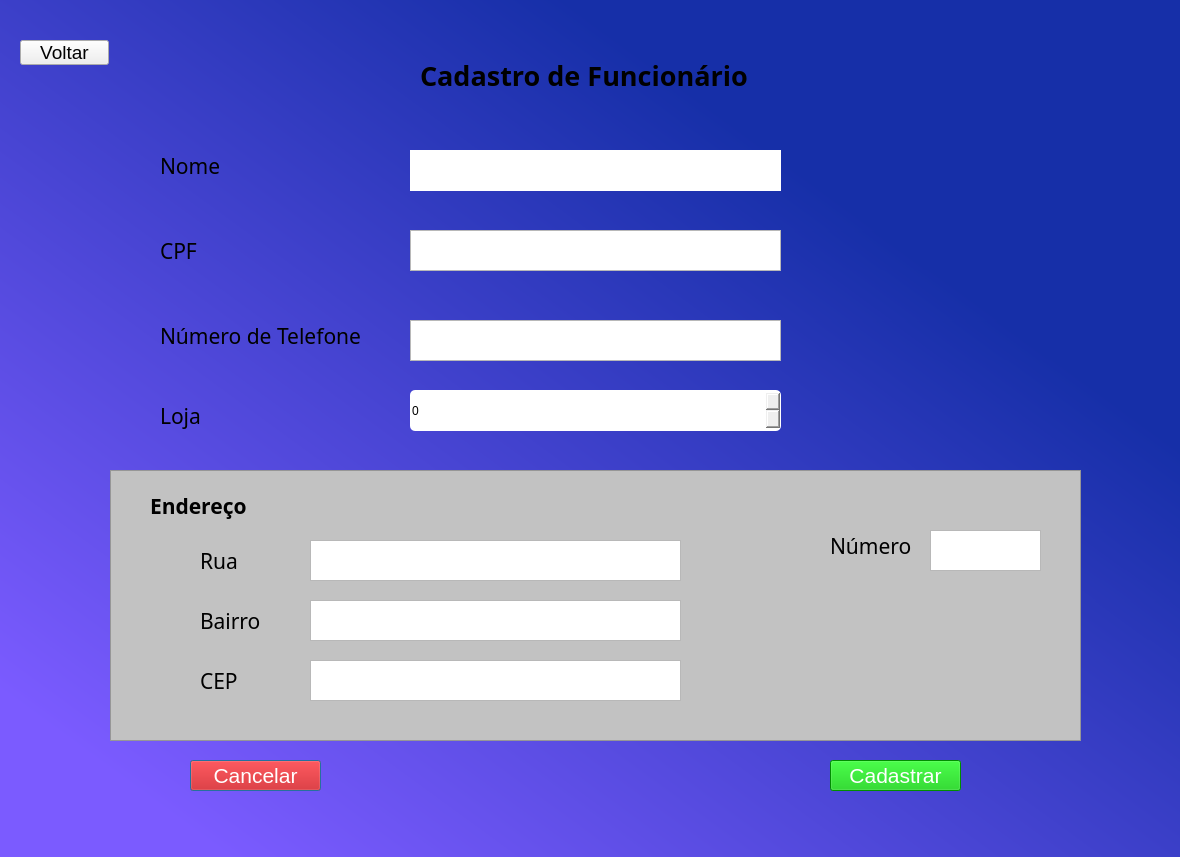
<?xml version="1.0" encoding="UTF-8"?>
<ui version="4.0">
 <class>fundo_func</class>
 <widget class="QDialog" name="fundo_func">
  <property name="geometry">
   <rect>
    <x>0</x>
    <y>0</y>
    <width>1180</width>
    <height>857</height>
   </rect>
  </property>
  <property name="windowTitle">
   <string>Dialog</string>
  </property>
  <property name="autoFillBackground">
   <bool>false</bool>
  </property>
  <property name="styleSheet">
   <string notr="true">#fundo_func{
background-color: qlineargradient(spread:pad, x1:0.095, y1:0.903, x2:0.994, y2:0.0113636, stop:0 rgba(123, 91, 255, 255), stop:0.716418 rgba(22, 47, 168, 255));
}</string>
  </property>
  <widget class="QLabel" name="label_4">
   <property name="geometry">
    <rect>
     <x>160</x>
     <y>240</y>
     <width>51</width>
     <height>21</height>
    </rect>
   </property>
   <property name="font">
    <font>
     <family>Microsoft PhagsPa</family>
     <pointsize>16</pointsize>
    </font>
   </property>
   <property name="text">
    <string>CPF</string>
   </property>
  </widget>
  <widget class="QLabel" name="label_8">
   <property name="geometry">
    <rect>
     <x>200</x>
     <y>610</y>
     <width>71</width>
     <height>21</height>
    </rect>
   </property>
   <property name="font">
    <font>
     <family>Microsoft PhagsPa</family>
     <pointsize>16</pointsize>
    </font>
   </property>
   <property name="text">
    <string>Bairro</string>
   </property>
  </widget>
  <widget class="QLabel" name="label_5">
   <property name="geometry">
    <rect>
     <x>160</x>
     <y>320</y>
     <width>221</width>
     <height>31</height>
    </rect>
   </property>
   <property name="font">
    <font>
     <family>Microsoft PhagsPa</family>
     <pointsize>16</pointsize>
    </font>
   </property>
   <property name="text">
    <string>Número de Telefone</string>
   </property>
  </widget>
  <widget class="QLabel" name="label_11">
   <property name="geometry">
    <rect>
     <x>830</x>
     <y>530</y>
     <width>111</width>
     <height>31</height>
    </rect>
   </property>
   <property name="font">
    <font>
     <family>Microsoft PhagsPa</family>
     <pointsize>16</pointsize>
    </font>
   </property>
   <property name="text">
    <string>Número</string>
   </property>
  </widget>
  <widget class="QFrame" name="frame_3">
   <property name="geometry">
    <rect>
     <x>110</x>
     <y>470</y>
     <width>971</width>
     <height>271</height>
    </rect>
   </property>
   <property name="styleSheet">
    <string notr="true">#frame_3{
background-color:rgb(194, 194, 194);
}</string>
   </property>
   <property name="frameShape">
    <enum>QFrame::StyledPanel</enum>
   </property>
   <property name="frameShadow">
    <enum>QFrame::Raised</enum>
   </property>
   <widget class="QTextEdit" name="txt_rua_func">
    <property name="geometry">
     <rect>
      <x>200</x>
      <y>70</y>
      <width>371</width>
      <height>41</height>
     </rect>
    </property>
   </widget>
   <widget class="QTextEdit" name="txt_bairro_func">
    <property name="geometry">
     <rect>
      <x>200</x>
      <y>130</y>
      <width>371</width>
      <height>41</height>
     </rect>
    </property>
   </widget>
   <widget class="QTextEdit" name="txt_cep_func">
    <property name="geometry">
     <rect>
      <x>200</x>
      <y>190</y>
      <width>371</width>
      <height>41</height>
     </rect>
    </property>
   </widget>
   <widget class="QTextEdit" name="txt_num_end_func">
    <property name="geometry">
     <rect>
      <x>820</x>
      <y>60</y>
      <width>111</width>
      <height>41</height>
     </rect>
    </property>
   </widget>
  </widget>
  <widget class="QLabel" name="label_6">
   <property name="geometry">
    <rect>
     <x>150</x>
     <y>490</y>
     <width>131</width>
     <height>31</height>
    </rect>
   </property>
   <property name="font">
    <font>
     <family>Microsoft PhagsPa</family>
     <pointsize>16</pointsize>
     <weight>75</weight>
     <bold>true</bold>
    </font>
   </property>
   <property name="text">
    <string>Endereço</string>
   </property>
  </widget>
  <widget class="QLabel" name="label_3">
   <property name="geometry">
    <rect>
     <x>160</x>
     <y>150</y>
     <width>61</width>
     <height>31</height>
    </rect>
   </property>
   <property name="font">
    <font>
     <family>Microsoft PhagsPa</family>
     <pointsize>16</pointsize>
    </font>
   </property>
   <property name="text">
    <string>Nome</string>
   </property>
  </widget>
  <widget class="QLabel" name="label_10">
   <property name="geometry">
    <rect>
     <x>420</x>
     <y>50</y>
     <width>391</width>
     <height>51</height>
    </rect>
   </property>
   <property name="font">
    <font>
     <family>Microsoft PhagsPa</family>
     <pointsize>20</pointsize>
     <weight>75</weight>
     <bold>true</bold>
    </font>
   </property>
   <property name="text">
    <string>Cadastro de Funcionário</string>
   </property>
  </widget>
  <widget class="QLabel" name="label_9">
   <property name="geometry">
    <rect>
     <x>200</x>
     <y>670</y>
     <width>61</width>
     <height>21</height>
    </rect>
   </property>
   <property name="font">
    <font>
     <family>Microsoft PhagsPa</family>
     <pointsize>16</pointsize>
    </font>
   </property>
   <property name="text">
    <string>CEP</string>
   </property>
  </widget>
  <widget class="QLabel" name="label_7">
   <property name="geometry">
    <rect>
     <x>200</x>
     <y>550</y>
     <width>61</width>
     <height>21</height>
    </rect>
   </property>
   <property name="font">
    <font>
     <family>Microsoft PhagsPa</family>
     <pointsize>16</pointsize>
    </font>
   </property>
   <property name="text">
    <string>Rua</string>
   </property>
  </widget>
  <widget class="QPushButton" name="btn_cancel_func">
   <property name="geometry">
    <rect>
     <x>190</x>
     <y>760</y>
     <width>131</width>
     <height>31</height>
    </rect>
   </property>
   <property name="font">
    <font>
     <pointsize>16</pointsize>
    </font>
   </property>
   <property name="styleSheet">
    <string notr="true">#btn_cancel_func{
background-color:rgb(208, 0, 0);
color:#ffffff
}</string>
   </property>
   <property name="text">
    <string>Cancelar</string>
   </property>
  </widget>
  <widget class="QPushButton" name="btn_cad_func">
   <property name="geometry">
    <rect>
     <x>830</x>
     <y>760</y>
     <width>131</width>
     <height>31</height>
    </rect>
   </property>
   <property name="font">
    <font>
     <pointsize>16</pointsize>
    </font>
   </property>
   <property name="styleSheet">
    <string notr="true">#btn_cad_func{
background-color:rgb(0, 197, 0);
color:#ffffff
}</string>
   </property>
   <property name="text">
    <string>Cadastrar</string>
   </property>
  </widget>
  <widget class="QLabel" name="label_12">
   <property name="geometry">
    <rect>
     <x>160</x>
     <y>400</y>
     <width>221</width>
     <height>31</height>
    </rect>
   </property>
   <property name="font">
    <font>
     <family>Microsoft PhagsPa</family>
     <pointsize>16</pointsize>
    </font>
   </property>
   <property name="text">
    <string>Loja</string>
   </property>
  </widget>
  <widget class="QSpinBox" name="sb_id_loja_func">
   <property name="geometry">
    <rect>
     <x>410</x>
     <y>390</y>
     <width>371</width>
     <height>41</height>
    </rect>
   </property>
   <property name="styleSheet">
    <string notr="true">#sb_id_loja_func{
border-radius:5px;
}</string>
   </property>
  </widget>
  <widget class="QPushButton" name="btn_voltar_tela_func">
   <property name="geometry">
    <rect>
     <x>20</x>
     <y>40</y>
     <width>89</width>
     <height>25</height>
    </rect>
   </property>
   <property name="font">
    <font>
     <pointsize>14</pointsize>
    </font>
   </property>
   <property name="text">
    <string>Voltar</string>
   </property>
  </widget>
  <widget class="QTextEdit" name="txt_num_func">
   <property name="geometry">
    <rect>
     <x>410</x>
     <y>320</y>
     <width>371</width>
     <height>41</height>
    </rect>
   </property>
  </widget>
  <widget class="QTextEdit" name="txt_cpf_func">
   <property name="geometry">
    <rect>
     <x>410</x>
     <y>230</y>
     <width>371</width>
     <height>41</height>
    </rect>
   </property>
  </widget>
  <widget class="QTextEdit" name="txt_nome_func">
   <property name="geometry">
    <rect>
     <x>410</x>
     <y>150</y>
     <width>371</width>
     <height>41</height>
    </rect>
   </property>
   <property name="styleSheet">
    <string notr="true">#txt_nome_func{
border-radius:10px;
}</string>
   </property>
  </widget>
  <zorder>frame_3</zorder>
  <zorder>label_4</zorder>
  <zorder>label_8</zorder>
  <zorder>label_5</zorder>
  <zorder>label_11</zorder>
  <zorder>label_6</zorder>
  <zorder>label_3</zorder>
  <zorder>label_10</zorder>
  <zorder>label_9</zorder>
  <zorder>label_7</zorder>
  <zorder>btn_cancel_func</zorder>
  <zorder>btn_cad_func</zorder>
  <zorder>label_12</zorder>
  <zorder>sb_id_loja_func</zorder>
  <zorder>btn_voltar_tela_func</zorder>
  <zorder>txt_num_func</zorder>
  <zorder>txt_cpf_func</zorder>
  <zorder>txt_nome_func</zorder>
 </widget>
 <resources/>
 <connections/>
</ui>
